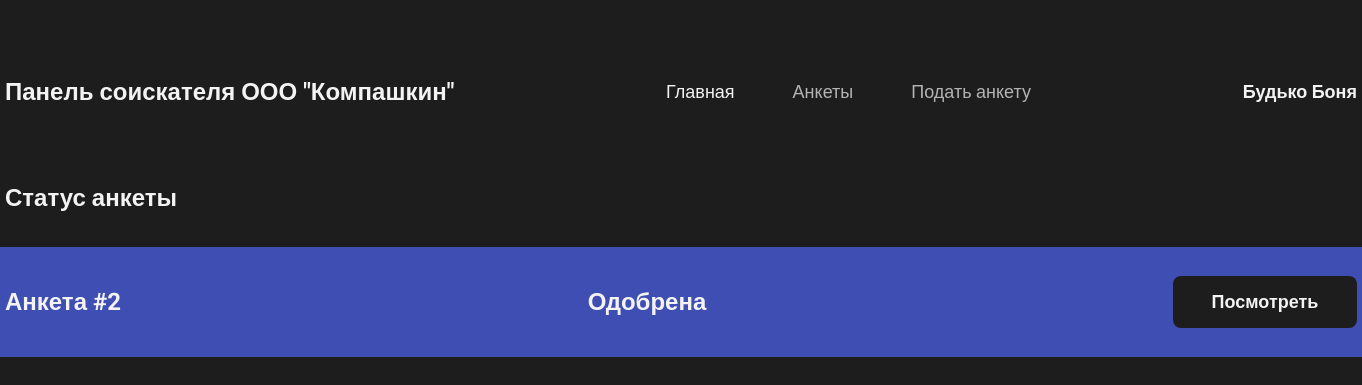
Page /hr_dep/index.php (signed in) on the committed database.
### tables this page shows
CREATE TABLE `anketa` (
  `id_anketa` int NOT NULL,
  `id_user` int NOT NULL,
  `fam` varchar(255) NOT NULL,
  `name` varchar(255) NOT NULL,
  `otch` varchar(255) DEFAULT NULL,
  `date_birthday` date NOT NULL,
  `pol` tinyint(1) NOT NULL,
  `mesto_rojdenia` varchar(255) NOT NULL,
  `grajdanstvo` varchar(255) NOT NULL,
  `obrazovanie` varchar(255) NOT NULL,
  `telephone` varchar(255) NOT NULL,
  `id_post` int NOT NULL,
  `resume` text NOT NULL,
  `status` varchar(255) NOT NULL
);

### hr_dep/dbinfo.php (called while the page is built)
<?php
	return [
		'host' => 'localhost',
		'dbname' => 'hr_dep',
		'login' => 'root',
		'password' => 'root'
	];
?>

### hr_dep/hrlib.php (called while the page is built, shortened)
<?php
	class DB
	{
		private $db;
		public function __construct()
		{
			$dbinfo = require 'dbinfo.php';
			$this->db = new PDO('mysql:host=' . $dbinfo['host'] . ';dbname=' . $dbinfo['dbname'], $dbinfo['login'], $dbinfo['password']);
		}
		public function query($sql, $params = [])
		{
			$stmt = $this->db->prepare($sql);
			if ( !empty($params) ) {
				foreach ($params as $key => $value) {
					$stmt->bindValue(":$key", $value);
				}
			}
			$stmt->execute();
			return $stmt->fetchAll(PDO::FETCH_ASSOC);
		}
		public function get_name($id)
		{
			$param = [ "id" => $id ];
			$data = $this->query("SELECT fam, name FROM anketa WHERE id_user = :id", $param);
            if (isset($data[0]["fam"]) && isset($data[0]["name"])) {
				return $data[0]["fam"]." ".$data[0]["name"];
			}
		}
		public function get_anketa($id)
		{
			$param = [ "id" => $id ];
			$data = $this->query("SELECT id_anketa, status FROM anketa WHERE id_user = :id", $param);
            if (isset($data[0]["id_anketa"]) && isset($data[0]["status"])) {
				return $data[0];
			}
			else {
				return null;
			}
		}
	}
?>

### hr_dep/index.php (the view, shortened to what this page needs)
<?php
    include "hrlib.php";
    $db = new DB;
    $id = $_SESSION['id'];
?>
<!DOCTYPE html>
<html lang="en">
    <head>
        <link rel="stylesheet" href="css/index.css">
    </head>
    <body>
        <header>
            <div class="container">
                <p class="logo">Панель соискателя ООО "Компашкин"</p>
                <nav>
                    <ul>
                        <li>
                            <a class="main" href="#">Главная</a>
                        </li>
                        <li>
                            <a class="ankets" href="ankets.php">Анкеты</a>
                        </li>
                        <li>
                            <a class="send_anket" href="podacha.php">Подать анкету</a>
                        </li>
                    </ul>
                </nav>
                <p class="name"><?php echo $db->get_name($id); ?></p>
            </div>
        </header>
        <section>
            <div class="container">
                <h1>Статус анкеты</h1>
            </div>
            <div class="block_status">
                 <div class="container">
                    <?php
                        $data = $db->get_anketa($id);
                        if ($data != null) {
                            echo '<p class="id">Анкета <span>#'.$data["id_anketa"].'</span></p>
                            <p class="status">'.$data["status"].'</p>
                            <a href="ankets.php">Посмотреть</a>';
                        }
                        else {
                            echo '<p class="not_anket">На текущий момент анкет нет</p>';
                        }
                    ?>
                </div>
            </div>
        </section>
    </body>
</html>

### hr_dep/css/index.css (style rules this page uses)
* { padding: 0; margin: 0; box-sizing: border-box; font-family: 'Roboto', sans-serif; color: #F3F3F3; }
body { background-color: #1d1d1d; }
header { padding: 78px 0; }
header .container { display: flex; justify-content: space-between; align-items: center; }
.container { width: 1352px; margin: 0 auto; }
nav li { list-style-type: none; margin-right: 58px; }
nav li:last-child { margin-right: 0; }
nav ul { display: flex; }
.logo { font-size: 24px; font-weight: 700; }
nav a { font-size: 18px; font-weight: 500; opacity: .7; text-decoration: none; }
.main { opacity: 1; }
.name { font-size: 18px; font-weight: 700; }
h1 { margin-bottom: 35px; }
h1, .id, .status { font-size: 24px; font-weight: 700; }
.block_status { background-color: #3f4eb3; padding: 29px 0; }
.block_status .container { display: flex; justify-content: space-between; align-items: center; }
.block_status .container a { width: 184px; height: 52px; border-radius: 8px; background-color: #1d1d1d; text-align: center; text-decoration: none; font-size: 18px; font-weight: 700; display: flex; align-items: center; justify-content: center; }

### rows in the picture
anketa: $db->get_name($id) "Будько Боня", id_anketa "2", status "Одобрена"
